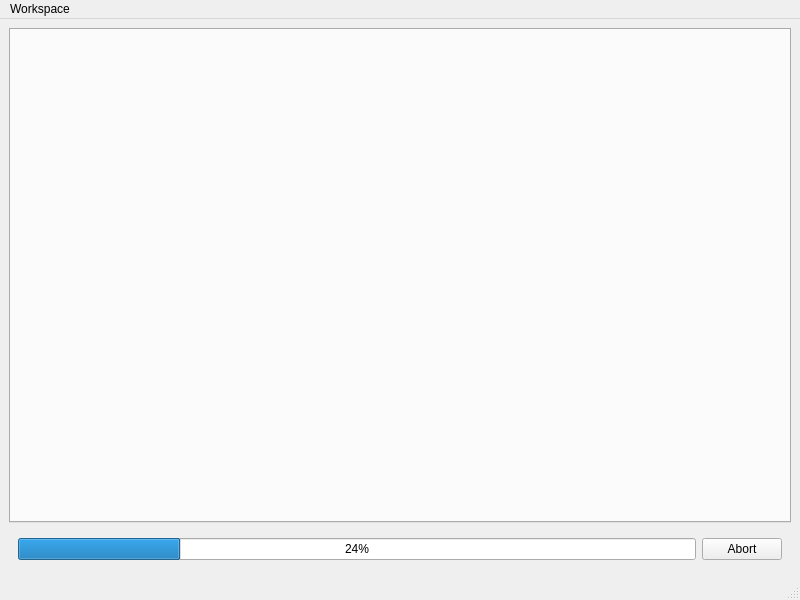
<?xml version="1.0" encoding="UTF-8"?>
<ui version="4.0">
 <class>MainWindow</class>
 <widget class="QMainWindow" name="MainWindow">
  <property name="geometry">
   <rect>
    <x>0</x>
    <y>0</y>
    <width>800</width>
    <height>600</height>
   </rect>
  </property>
  <property name="windowTitle">
   <string>MainWindow</string>
  </property>
  <property name="dockOptions">
   <set>QMainWindow::AllowNestedDocks|QMainWindow::AllowTabbedDocks|QMainWindow::AnimatedDocks|QMainWindow::GroupedDragging|QMainWindow::VerticalTabs</set>
  </property>
  <widget class="QWidget" name="centralwidget">
   <layout class="QVBoxLayout" name="verticalLayout">
    <item>
     <widget class="QTabWidget" name="tabWidget"/>
    </item>
    <item>
     <widget class="QWidget" name="processWidget" native="true">
      <layout class="QHBoxLayout" name="horizontalLayout_2">
       <item>
        <widget class="QProgressBar" name="progressBar">
         <property name="value">
          <number>24</number>
         </property>
        </widget>
       </item>
       <item>
        <widget class="QPushButton" name="abortPushButton">
         <property name="text">
          <string>Abort</string>
         </property>
        </widget>
       </item>
      </layout>
     </widget>
    </item>
   </layout>
  </widget>
  <widget class="QMenuBar" name="menubar">
   <property name="geometry">
    <rect>
     <x>0</x>
     <y>0</y>
     <width>800</width>
     <height>20</height>
    </rect>
   </property>
   <widget class="QMenu" name="menuWorkspace">
    <property name="title">
     <string>Workspace</string>
    </property>
   </widget>
   <addaction name="menuWorkspace"/>
  </widget>
  <widget class="QStatusBar" name="statusbar"/>
 </widget>
 <resources/>
 <connections/>
</ui>
